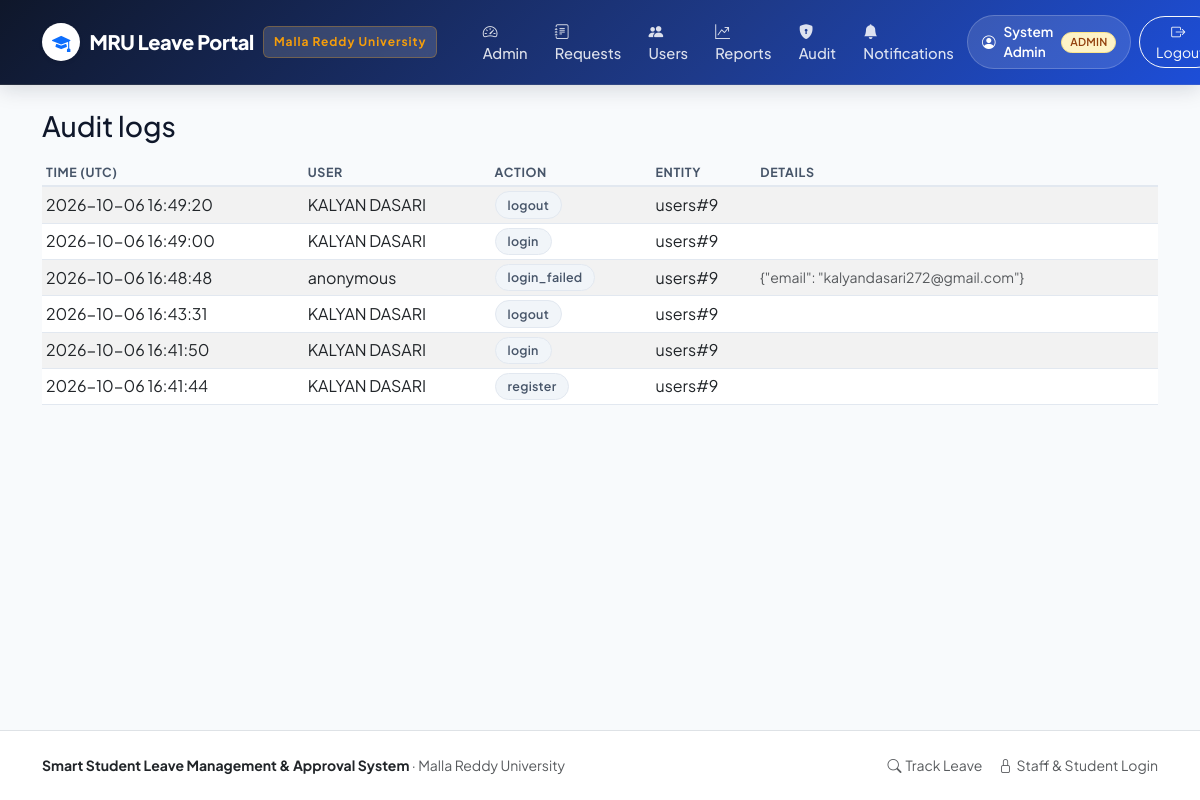
Before: /admin/audit (signed in) with the older database file.
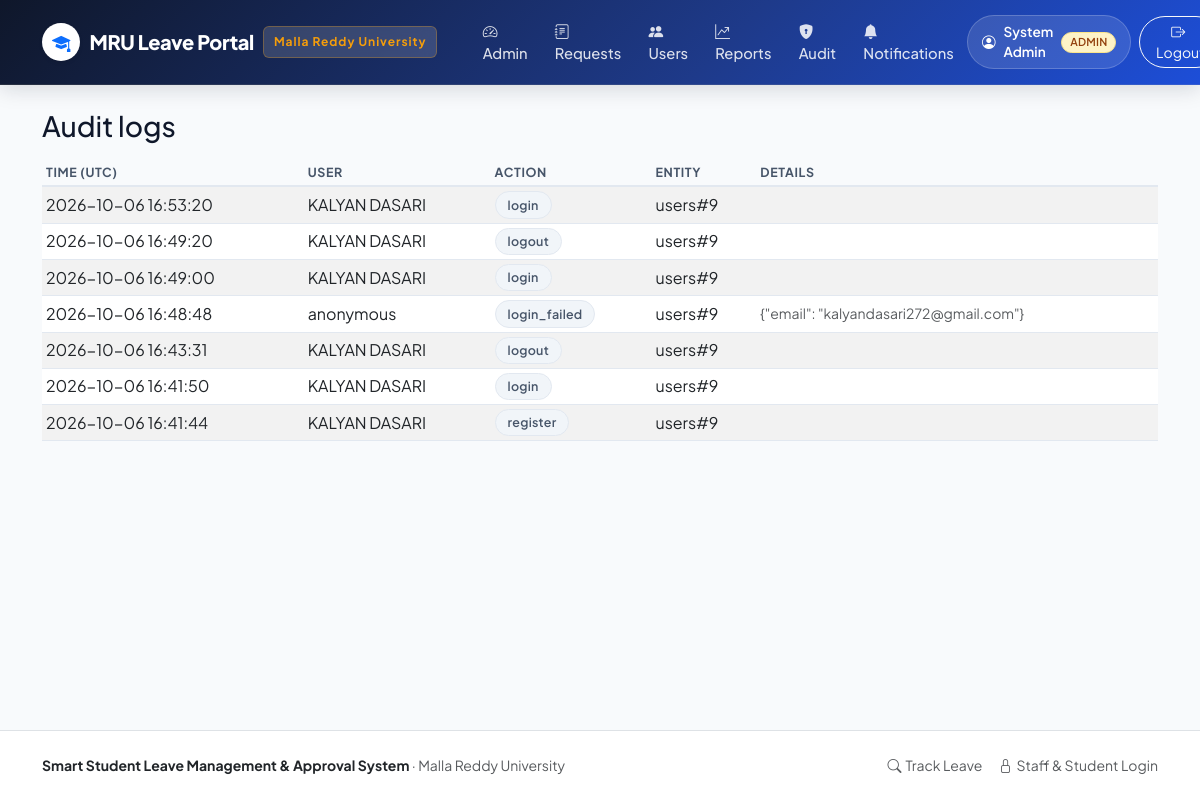
After: the same page with the newer database file.
### tables this page shows
CREATE TABLE users (
    id INTEGER PRIMARY KEY AUTOINCREMENT,
    name TEXT NOT NULL,
    roll_no TEXT,
    email TEXT NOT NULL COLLATE NOCASE UNIQUE,
    password_hash TEXT NOT NULL,
    role TEXT NOT NULL CHECK (role IN ('student', 'faculty', 'hod', 'admin')),
    department_id INTEGER REFERENCES departments(id),
    branch_id INTEGER REFERENCES branches(id),
    active INTEGER NOT NULL DEFAULT 1,
    created_at TEXT NOT NULL
);

CREATE TABLE audit_logs (
    id INTEGER PRIMARY KEY AUTOINCREMENT,
    user_id INTEGER REFERENCES users(id),
    action TEXT NOT NULL,
    entity TEXT,
    entity_id INTEGER,
    details TEXT NOT NULL DEFAULT '',
    created_at TEXT NOT NULL
);

### leave_management/admin_views.py (the view)
@bp.route("/audit")
@roles_required("admin")
def audit_logs():
    page = page_number(request.args.get("page"))
    per_page = 25
    total = query("SELECT COUNT(*) AS n FROM audit_logs", one=True)["n"]
    rows = query(
        """SELECT a.*, u.name AS user_name, u.email AS user_email
           FROM audit_logs a LEFT JOIN users u ON u.id = a.user_id
           ORDER BY a.created_at DESC, a.id DESC LIMIT ? OFFSET ?""",
        (per_page, (page - 1) * per_page),
    )
    return render_template("admin/audit.html", logs=rows, page=page, total=total, per_page=per_page)

### leave_management/db.py (called while the page is built)
def get_db() -> sqlite3.Connection:
    if "db" not in g:
        g.db = sqlite3.connect(current_app.config["DATABASE"])
        g.db.row_factory = sqlite3.Row
        g.db.execute("PRAGMA foreign_keys = ON")
    return g.db

def query(sql: str, args=(), one: bool = False):
    cur = get_db().execute(sql, args)
    rows = cur.fetchall()
    cur.close()
    if one:
        return rows[0] if rows else None
    return rows

### leave_management/notify.py (called while the page is built)
def unread_count(user_id) -> int:
    row = query(
        "SELECT COUNT(*) AS n FROM notifications WHERE recipient_id = ? AND is_read = 0 AND channel = 'in_app'",
        (user_id,),
        one=True,
    )
    return row["n"] if row else 0

### leave_management/security.py (called while the page is built)
def load_user():
    user_id = session.get("user_id")
    g.user = None
    if user_id:
        g.user = query(
            """SELECT u.*, d.name AS department_name, b.name AS branch_name
               FROM users u
               LEFT JOIN departments d ON d.id = u.department_id
               LEFT JOIN branches b ON b.id = u.branch_id
               WHERE u.id = ? AND u.active = 1""",
            (user_id,),
            one=True,
        )
        if g.user is None:
            session.pop("user_id", None)

def roles_required(*roles):
    def decorator(view):
        @wraps(view)
        def wrapper(*args, **kwargs):
            if g.user is None:
                flash("Please sign in to continue.", "warning")
                return redirect(url_for("auth.login", next=request.path))
            if g.user["role"] not in roles:
                abort(403)
            return view(*args, **kwargs)
        return wrapper
    return decorator

### leave_management/validators.py (called while the page is built)
def page_number(raw, default=1) -> int:
    try:
        return max(int(raw or default), 1)
    except (TypeError, ValueError):
        return default

### templates/admin/audit.html (shortened to what this page needs)
{% extends "base.html" %}
{% from "_macros.html" import pager %}
{% block content %}
<h3 class="mb-3">Audit logs</h3>
{% if not logs %}
<div class="alert alert-light border text-center py-5 text-muted">No audit entries recorded yet.</div>
{% else %}
<div class="table-responsive">
  <table class="table table-sm table-striped align-middle">
    <thead class="table-light"><tr><th>Time (UTC)</th><th>User</th><th>Action</th><th>Entity</th><th>Details</th></tr></thead>
    <tbody>
      {% for l in logs %}
      <tr>
        <td class="text-nowrap">{{ l.created_at }}</td>
        <td>{{ l.user_name or 'anonymous' }}</td>
        <td><span class="badge bg-secondary">{{ l.action }}</span></td>
        <td>{{ l.entity or '-' }}{% if l.entity_id %}#{{ l.entity_id }}{% endif %}</td>
        <td class="small text-muted">{{ l.details }}</td>
      </tr>
      {% endfor %}
    </tbody>
  </table>
</div>
{% endif %}
{% endblock %}

### templates/base.html (shortened to what this page needs)
<!DOCTYPE html>
<html lang="en">
<head>
  <link href="https://cdn.jsdelivr.net/npm/bootstrap@5.3.0/dist/css/bootstrap.min.css" rel="stylesheet">
  <link href="https://cdn.jsdelivr.net/npm/bootstrap-icons@1.11.3/font/bootstrap-icons.min.css" rel="stylesheet">
  <link href="{{ url_for('static', filename='styles.css') }}" rel="stylesheet">
</head>
<body>
<nav class="navbar navbar-expand-lg mru-navbar no-print">
  <div class="container">
    <a class="navbar-brand mru-brand-title" href="{{ url_for('main.dashboard') }}">
      <span class="d-inline-flex align-items-center justify-content-center bg-white text-primary rounded-circle shadow-sm" style="width: 38px; height: 38px; font-size: 1.15rem;">
        <i class="bi bi-mortarboard-fill"></i>
      </span>
      <span>MRU Leave Portal</span>
      <span class="mru-brand-badge d-none d-sm-inline-block">Malla Reddy University</span>
    </a>
    <div class="collapse navbar-collapse" id="nav">
      <ul class="navbar-nav me-auto ps-lg-3">
        {% if current_user %}
          {% if current_user.role == 'student' %}
            <li class="nav-item"><a class="nav-link" href="{{ url_for('student.dashboard') }}"><i class="bi bi-grid-fill me-1"></i> Dashboard</a></li>
            <li class="nav-item"><a class="nav-link" href="{{ url_for('student.new_request') }}"><i class="bi bi-file-earmark-plus-fill me-1"></i> Apply for Leave</a></li>
            <li class="nav-item"><a class="nav-link" href="{{ url_for('student.balances') }}"><i class="bi bi-clock-history me-1"></i> Leave Balance</a></li>
          {% elif current_user.role in ('faculty', 'hod') %}
            <li class="nav-item"><a class="nav-link" href="{{ url_for('review.dashboard') }}"><i class="bi bi-clipboard-check-fill me-1"></i> Review Queue</a></li>
          {% elif current_user.role == 'admin' %}
            <li class="nav-item"><a class="nav-link" href="{{ url_for('admin.dashboard') }}"><i class="bi bi-speedometer2 me-1"></i> Admin</a></li>
            <li class="nav-item"><a class="nav-link" href="{{ url_for('review.dashboard') }}"><i class="bi bi-journal-text me-1"></i> Requests</a></li>
            <li class="nav-item"><a class="nav-link" href="{{ url_for('admin.users') }}"><i class="bi bi-people-fill me-1"></i> Users</a></li>
            <li class="nav-item"><a class="nav-link" href="{{ url_for('admin.reports') }}"><i class="bi bi-graph-up-arrow me-1"></i> Reports</a></li>
            <li class="nav-item"><a class="nav-link" href="{{ url_for('admin.audit_logs') }}"><i class="bi bi-shield-lock-fill me-1"></i> Audit</a></li>
          {% endif %}
          <li class="nav-item">
            <a class="nav-link" href="{{ url_for('main.notifications') }}">
              <i class="bi bi-bell-fill me-1"></i> Notifications
            </a>
          </li>
        {% else %}
          <li class="nav-item"><a class="nav-link" href="{{ url_for('main.dashboard') }}"><i class="bi bi-house-door-fill me-1"></i> Home</a></li>
          <li class="nav-item"><a class="nav-link" href="{{ url_for('main.track') }}"><i class="bi bi-search me-1"></i> Track Leave</a></li>
        {% endif %}
      </ul>
      <ul class="navbar-nav align-items-lg-center gap-2">
        {% if current_user %}
          <li class="nav-item">
            <div class="user-pill">
              <i class="bi bi-person-circle"></i>
              <span>{{ current_user.name }}</span>
              <span class="badge bg-warning text-dark text-uppercase py-1 px-2" style="font-size: 0.68rem;">{{ current_user.role }}</span>
            </div>
          </li>
          <li class="nav-item">
            <form method="post" action="{{ url_for('auth.logout') }}" class="d-inline">
              <button class="btn btn-outline-light btn-sm px-3 rounded-pill">
                <i class="bi bi-box-arrow-right me-1"></i> Logout
              </button>
            </form>
          </li>
        {% endif %}
      </ul>
    </div>
  </div>
</nav>
<main class="container py-4">
  {% block content %}{% endblock %}
</main>
<footer class="mt-auto py-4 bg-white border-top text-muted small no-print">
  <div class="container d-flex flex-column flex-md-row justify-content-between align-items-center gap-2">
    <div>
      <strong class="text-dark">Smart Student Leave Management &amp; Approval System</strong> &middot; Malla Reddy University
    </div>
    <div class="d-flex gap-3">
      <a href="{{ url_for('main.track') }}" class="text-decoration-none text-muted"><i class="bi bi-search me-1"></i>Track Leave</a>
      <a href="{{ url_for('auth.login') }}" class="text-decoration-none text-muted"><i class="bi bi-lock me-1"></i>Staff &amp; Student Login</a>
    </div>
  </div>
</footer>
</body>
</html>

### static/styles.css (style rules this page uses)
:root { --primary: #1e40af; --primary-dark: #1e3a8a; --primary-light: #3b82f6; --primary-soft: #eff6ff; --primary-gradient: linear-gradient(135deg, #1e3a8a 0%, #2563eb 50%, #3b82f6 100%); --hero-gradient: linear-gradient(135deg, #0f172a 0%, #1e3a8a 60%, #1d4ed8 100%); --accent-gold: #f59e0b; --accent-gold-soft: #fef3c7; --success: #10b981; --warning: #f59e0b; --danger: #ef4444; --info: #06b6d4; --slate-50: #f8fafc; --slate-100: #f1f5f9; --slate-200: #e2e8f0; --slate-300: #cbd5e1; --slate-600: #475569; --slate-700: #334155; --slate-900: #0f172a; --shadow-sm: 0 1px 3px rgba(0, 0, 0, 0.06), 0 1px 2px rgba(0, 0, 0, 0.04); --shadow-md: 0 4px 6px -1px rgba(0, 0, 0, 0.07), 0 2px 4px -2px rgba(0, 0, 0, 0.05); --shadow-lg: 0 10px 25px -3px rgba(15, 23, 42, 0.08), 0 4px 10px -4px rgba(15, 23, 42, 0.04); --shadow-xl: 0 20px 30px -5px rgba(15, 23, 42, 0.12), 0 8px 12px -6px rgba(15, 23, 42, 0.06); --radius-sm: 0.375rem; --radius-md: 0.75rem; --radius-lg: 1rem; --radius-xl: 1.5rem; }
body { font-family: 'Plus Jakarta Sans', 'Inter', -apple-system, BlinkMacSystemFont, "Segoe UI", Roboto, sans-serif; background-color: var(--slate-50); color: var(--slate-900); min-height: 100vh; display: flex; flex-direction: column; -webkit-font-smoothing: antialiased; }
main { flex: 1 0 auto; }
.mru-navbar { background: var(--hero-gradient) !important; box-shadow: 0 4px 20px rgba(15, 23, 42, 0.15); border-bottom: 1px solid rgba(255, 255, 255, 0.1); padding: 0.75rem 0; }
.mru-brand-title { font-weight: 800; letter-spacing: -0.02em; font-size: 1.25rem; color: #ffffff !important; display: flex; align-items: center; gap: 0.6rem; }
.mru-brand-badge { background: rgba(255, 255, 255, 0.15); backdrop-filter: blur(8px); padding: 0.35rem 0.6rem; border-radius: var(--radius-sm); font-size: 0.75rem; font-weight: 700; letter-spacing: 0.08em; color: var(--accent-gold); border: 1px solid rgba(245, 158, 11, 0.3); }
.nav-link { font-weight: 500; font-size: 0.92rem; color: rgba(255, 255, 255, 0.85) !important; padding: 0.5rem 0.85rem !important; border-radius: 0.5rem; transition: all 0.2s ease; }
.user-pill { background: rgba(255, 255, 255, 0.12); border: 1px solid rgba(255, 255, 255, 0.2); padding: 0.35rem 0.85rem; border-radius: 9999px; color: #ffffff; font-size: 0.85rem; font-weight: 600; display: flex; align-items: center; gap: 0.5rem; }
.badge { font-weight: 600; letter-spacing: 0.02em; padding: 0.4rem 0.75rem; border-radius: 9999px; font-size: 0.78rem; }
.badge.bg-warning, .badge-pending { background-color: #fef3c7 !important; color: #92400e !important; border: 1px solid #fde68a; }
.badge.bg-secondary, .badge-cancelled, .badge-draft { background-color: #f1f5f9 !important; color: #475569 !important; border: 1px solid #e2e8f0; }
.table { border-color: var(--slate-200); }
.table thead th { background-color: var(--slate-50); color: var(--slate-600); font-size: 0.78rem; font-weight: 700; text-transform: uppercase; letter-spacing: 0.05em; border-bottom: 2px solid var(--slate-200); }

Changed rows visible on the page:
added audit_logs: created_at "2026-10-06 16:53:20", name "KALYAN DASARI", action "login", entity "users", entity_id "9"
